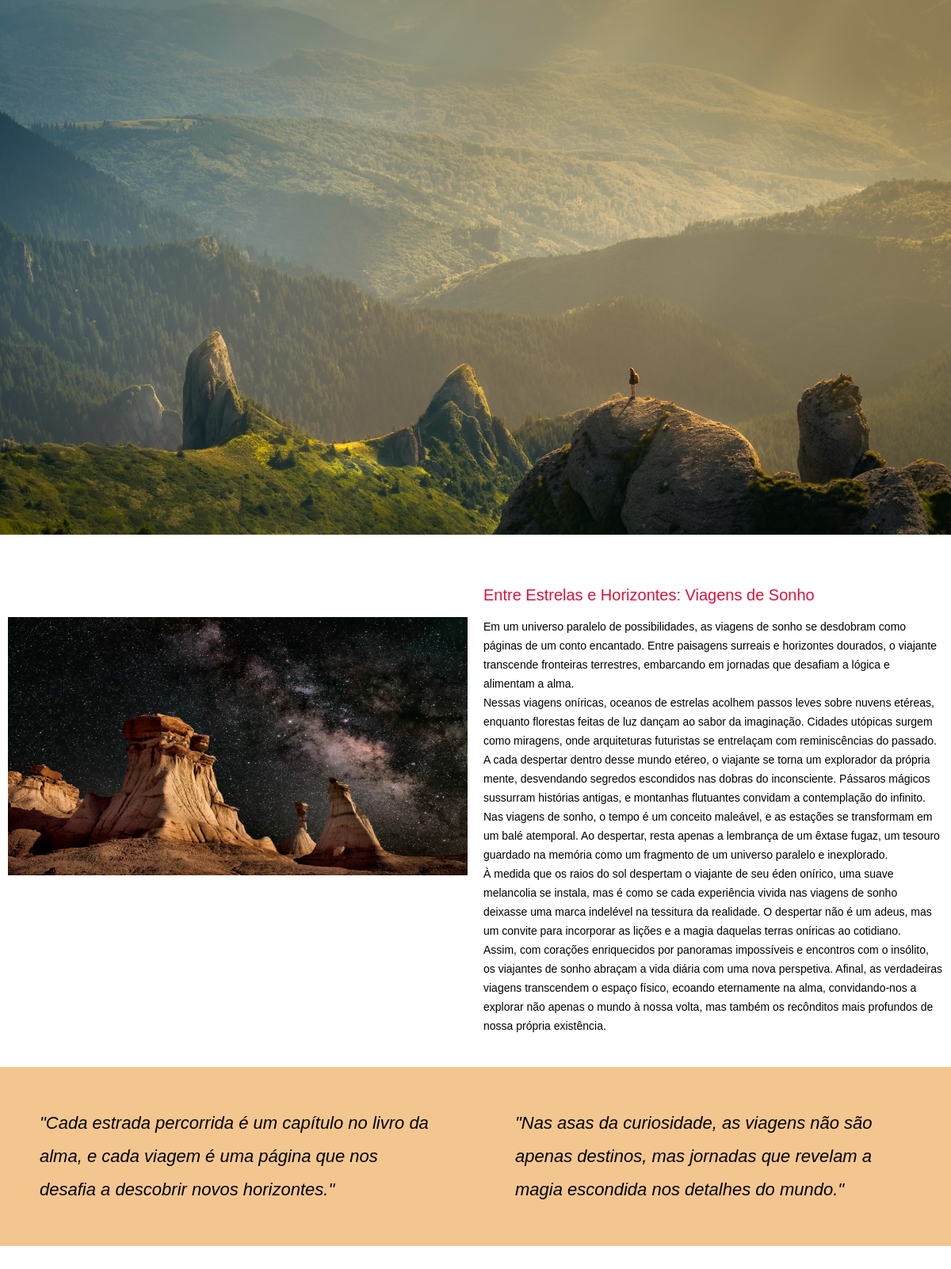
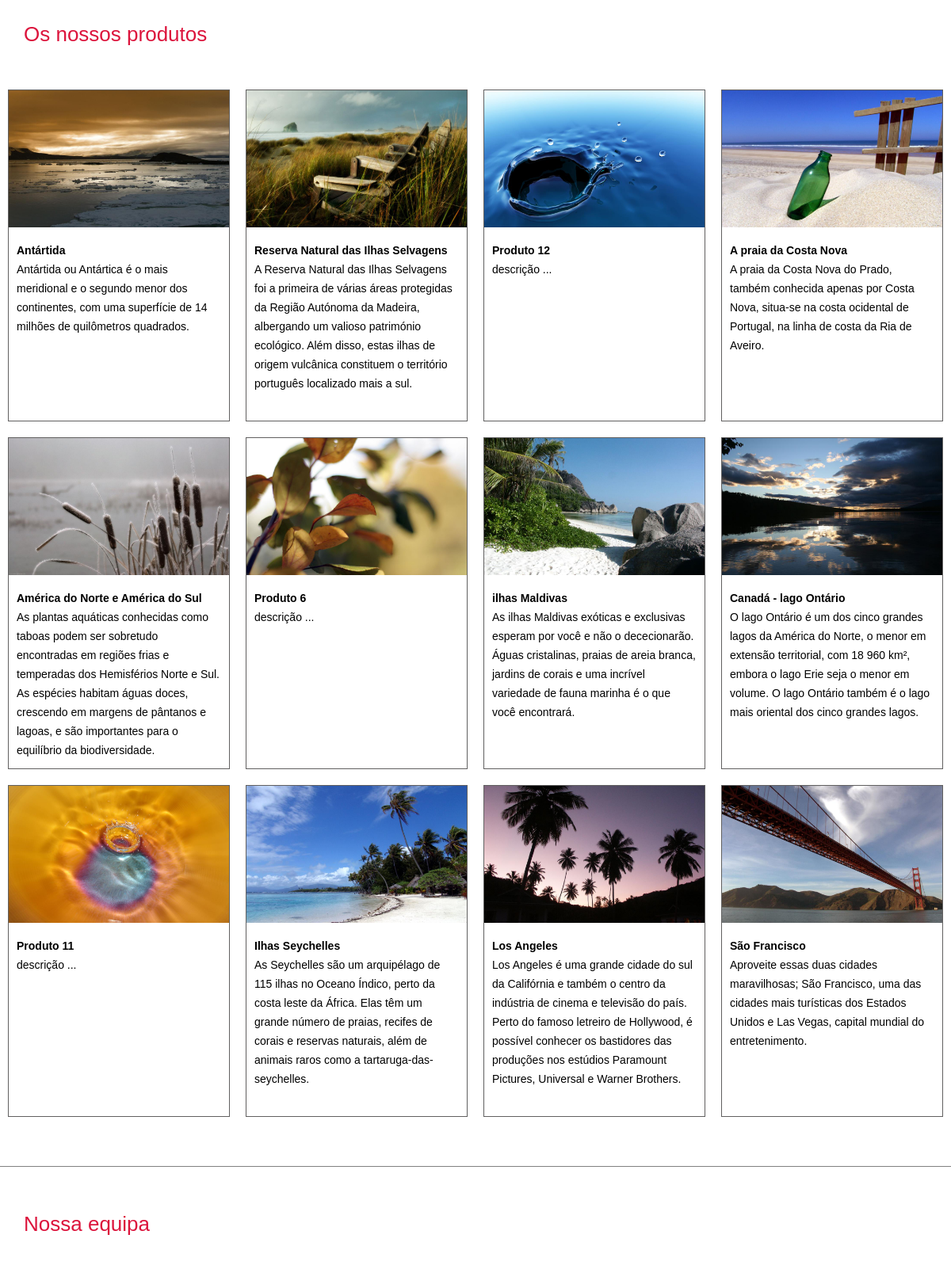
The page / (upper part) on the database its author committed (2 pictures, top to bottom).
### tables this page shows
CREATE TABLE `banners` (
  `idbanner` int(11) NOT NULL,
  `imagem` varchar(40) NOT NULL
);

CREATE TABLE `texto` (
  `idtexto` int(11) NOT NULL,
  `titulo` varchar(100) NOT NULL,
  `texto` varchar(2000) NOT NULL,
  `imagem` varchar(40) NOT NULL
);

CREATE TABLE `frases` (
  `idfrase` int(11) NOT NULL,
  `frase` varchar(300) NOT NULL
);

CREATE TABLE `produtos` (
  `idproduto` int(11) NOT NULL,
  `produto` varchar(100) NOT NULL,
  `descricao` varchar(500) NOT NULL,
  `imagem` varchar(40) NOT NULL
);

### index.php (the view, shortened to what this page needs)
<!DOCTYPE html>
<html lang="pt-pt">
<head>
    <link rel="stylesheet" href="estilos.css">
</head>
<body onload="janela()" onresize="janela()">
    <?php
        include_once('conexao.php');
    ?>
    <div id="corpo">
        <div id="banner">
            <?php
                $sql = 'SELECT * FROM banners LIMIT 0,1';
                $resultado = mysqli_query($link, $sql);
                if($resultado){
                    while( $linha = mysqli_fetch_array($resultado)){
                        print '<img src="imagens/'.$linha['imagem'].'" alt="" id="banner_imagem">';
                    }
                }
            ?>
        </div>
        <div id="texto">
            <?php
                $titulo = $texto  = $imagem = '';
                $sql = 'SELECT * FROM texto LIMIT 0,1';
                $resultado = mysqli_query($link, $sql);
                if($resultado){
                    while( $linha = mysqli_fetch_array($resultado)){
                        $titulo = $linha['titulo'];
                        $texto  = $linha['texto'];
                        $imagem = $linha['imagem'];
                    }
                }
                print '<div class="c2">';
                    print '<div class="p10"><h2>&nbsp;</h2>';
                        print '<p><img src="imagens/'. $imagem .'" alt=""></p>';
                    print '</div>';
                print '</div>';
                print '<div class="c2">';
                    print '<div class="p10">';
                        print '<h2>'.$titulo.'</h2>';
                        print nl2br($texto);
                    print '</div>';
                print '</div>';
            ?>
        </div>
        <div id="frases" class="creme">
            <?php
                $sql = 'SELECT * FROM frases ORDER BY RAND() LIMIT 0, 2';
                $resultado = mysqli_query($link, $sql);
                if($resultado){
                    while( $linha = mysqli_fetch_array($resultado)){
                        print '<div class="c2">';
                            print '<div class="p50 t22">';
                                print $linha['frase'];
                            print '</div>';
                        print '</div>';
                    }
                }
            ?>
        </div>
        <div id="galeria" class="linha">
            <h1 class="p30">Os nossos produtos</h1>
            <?php
                $k = 1;
                $sql = 'SELECT * FROM produtos ORDER BY RAND()';
                $resultado = mysqli_query($link, $sql);
                if($resultado){
                    while( $linha = mysqli_fetch_array($resultado)){
                        if($k==1) print '<div class="limpar">';
                            print '<div class="c4">';
                                print '<div class="p10">';
                                    print '<div class="limite">';
                                        print '<img src="imagens/'.$linha['imagem'].'" alt="">';
                                        print '<div class="p10"><b>'.$linha['produto'].'</b><br>'. $linha['descricao'] .'</div>';
                                    print '</div>';
                                print '</div>';
                            print '</div>';
                        if($k==4)print '</div>';
                        if(++$k >=5 ) $k = 1;
                    }
                }
            ?>
            <p>&nbsp;</p>
        </div>
        <div id="equipa">
            <h1 class="p30">Nossa equipa</h1>
        </div>
    </div>
</body>
</html>

### estilos.css (style rules this page uses)
body { margin: 0px; font-family: Verdana, sans-serif; font-size: 14px; line-height: 24px; }
img { width: 100%; }
#corpo { width: 100%; }
#banner, #texto, #galeria, #frases { margin: 0px 0px 30px 0px; }
#banner img { width: 100%; }
.linha { border-bottom: gray 1px solid; }
.limite { border: rgb(97, 96, 96) 1px solid; overflow: hidden; }
.c2 { float: left; width: 50%; }
.c4 { float: left; width: 25%; }
.p10 { padding: 10px; }
.p30 { padding: 30px; }
.p50 { padding: 50px; }
.t22 { font-size: 22px; line-height: 42px; font-style: italic ; }
.limpar { clear: both; }
h1, h2 { font-size: 26px; font-weight: normal; color: crimson; }
h2 { font-size: 20px; }
.creme { background-color: rgb(243, 198, 144); }

### rows shown on the page
banners: imagem (picture)
texto: imagem (picture), titulo "Entre Estrelas e Horizontes: Viagens de Sonho", texto "Em um universo paralelo de possibilidades, as viagens de sonho se desdobram como páginas de um conto encantado. Entre paisagens surreais e horizontes dourados, o viajante transcende fronteiras terrestres, embarcando em jornadas que desafiam a lógica e alimentam a alma. Nessas viagens oníricas, oceanos de estrelas acolhem passos leves sobre nuvens etéreas, enquanto florestas feitas de luz dançam ao sabor da imaginação. Cidades utópicas surgem como miragens, onde arquiteturas futuristas se entrelaçam com reminiscências do passado. A cada despertar dentro desse mundo etéreo, o viajante se torna um explorador da própria mente, desvendando segredos escondidos nas dobras do inconsciente. Pássaros…"
frases: frase "\"Cada estrada percorrida é um capítulo no livro da alma, e cada viagem é uma página que nos desafia a descobrir novos horizontes.\""
frases: frase "\"Nas asas da curiosidade, as viagens não são apenas destinos, mas jornadas que revelam a magia escondida nos detalhes do mundo.\""
produtos: imagem (picture), produto "Antártida", descricao "Antártida ou Antártica é o mais meridional e o segundo menor dos continentes, com uma superfície de 14 milhões de quilômetros quadrados."
produtos: imagem (picture), produto "Reserva Natural das Ilhas Selvagens", descricao "A Reserva Natural das Ilhas Selvagens foi a primeira de várias áreas protegidas da Região Autónoma da Madeira, albergando um valioso património ecológico. Além disso, estas ilhas de origem vulcânica constituem o território português localizado mais a sul."
produtos: imagem (picture), produto "Produto 12", descricao "descrição ..."
produtos: imagem (picture), produto "A praia da Costa Nova", descricao "A praia da Costa Nova do Prado, também conhecida apenas por Costa Nova, situa-se na costa ocidental de Portugal, na linha de costa da Ria de Aveiro."
produtos: imagem (picture), produto "América do Norte e América do Sul", descricao "As plantas aquáticas conhecidas como taboas podem ser sobretudo encontradas em regiões frias e temperadas dos Hemisférios Norte e Sul. As espécies habitam águas doces, crescendo em margens de pântanos e lagoas, e são importantes para o equilíbrio da biodiversidade."
produtos: imagem (picture), produto "Produto 6", descricao "descrição ..."
produtos: imagem (picture), produto "ilhas Maldivas", descricao "As ilhas Maldivas exóticas e exclusivas esperam por você e não o dececionarão. Águas cristalinas, praias de areia branca, jardins de corais e uma incrível variedade de fauna marinha é o que você encontrará."
produtos: imagem (picture), produto "Canadá - lago Ontário", descricao "O lago Ontário é um dos cinco grandes lagos da América do Norte, o menor em extensão territorial, com 18 960 km², embora o lago Erie seja o menor em volume. O lago Ontário também é o lago mais oriental dos cinco grandes lagos."
produtos: imagem (picture), produto "Produto 11", descricao "descrição ..."
produtos: imagem (picture), produto "Ilhas Seychelles", descricao "As Seychelles são um arquipélago de 115 ilhas no Oceano Índico, perto da costa leste da África. Elas têm um grande número de praias, recifes de corais e reservas naturais, além de animais raros como a tartaruga-das-seychelles."
produtos: imagem (picture), produto "Los Angeles", descricao "Los Angeles é uma grande cidade do sul da Califórnia e também o centro da indústria de cinema e televisão do país. Perto do famoso letreiro de Hollywood, é possível conhecer os bastidores das produções nos estúdios Paramount Pictures, Universal e Warner Brothers."
produtos: imagem (picture), produto "São Francisco", descricao "Aproveite essas duas cidades maravilhosas; São Francisco, uma das cidades mais turísticas dos Estados Unidos e Las Vegas, capital mundial do entretenimento."
